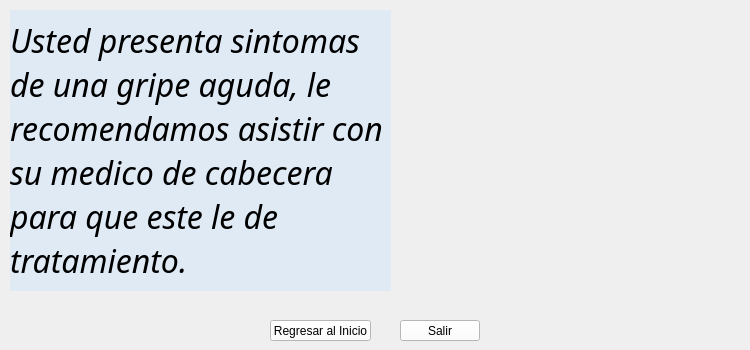
        <widget class="QWidget" name="q20">
         <widget class="QPushButton" name="salirQ20">
          <property name="geometry">
           <rect>
            <x>400</x>
            <y>320</y>
            <width>80</width>
            <height>21</height>
           </rect>
          </property>
          <property name="styleSheet">
           <string notr="true">color: rgb(0, 0, 0);
background-color: rgb(255, 255, 255);</string>
          </property>
          <property name="text">
           <string>Salir</string>
          </property>
         </widget>
         <widget class="QLabel" name="pregunta_21">
          <property name="geometry">
           <rect>
            <x>10</x>
            <y>10</y>
            <width>381</width>
            <height>281</height>
           </rect>
          </property>
          <property name="font">
           <font>
            <family>Corbel</family>
            <pointsize>24</pointsize>
            <weight>9</weight>
            <italic>true</italic>
            <bold>false</bold>
           </font>
          </property>
          <property name="styleSheet">
           <string notr="true">color: rgb(0, 0, 0);
font: 75 italic 24pt &quot;Corbel&quot;;
background-color: rgba(199, 227, 255, 100);</string>
          </property>
          <property name="text">
           <string>Usted presenta sintomas de una gripe aguda, le recomendamos asistir con su medico de cabecera para que este le de tratamiento.</string>
          </property>
          <property name="wordWrap">
           <bool>true</bool>
          </property>
         </widget>
         <widget class="QPushButton" name="regresarQ20">
          <property name="geometry">
           <rect>
            <x>270</x>
            <y>320</y>
            <width>101</width>
            <height>21</height>
           </rect>
          </property>
          <property name="styleSheet">
           <string notr="true">color: rgb(0, 0, 0);
background-color: rgb(255, 255, 255);</string>
          </property>
          <property name="text">
           <string>Regresar al Inicio</string>
          </property>
         </widget>
         <widget class="QLabel" name="imagen_21">
          <property name="geometry">
           <rect>
            <x>430</x>
            <y>20</y>
            <width>311</width>
            <height>281</height>
           </rect>
          </property>
          <property name="text">
           <string/>
          </property>
          <property name="pixmap">
           <pixmap resource="Imagenes.qrc">:/imgs/gripe.png</pixmap>
          </property>
          <property name="scaledContents">
           <bool>true</bool>
          </property>
         </widget>
        </widget>
